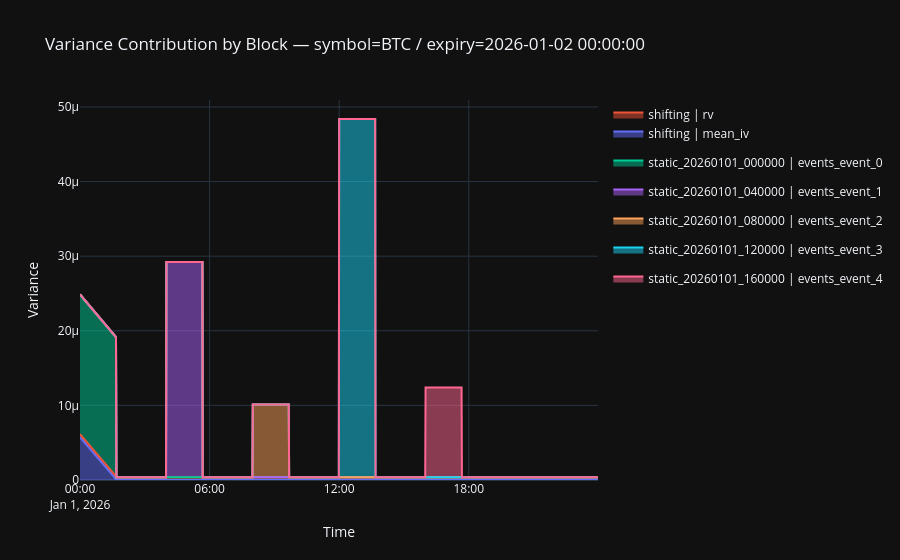

The cell this chart's notebook holds for it:
### Code cell
# Graph 2: Stacked Variance Contribution by Block
fig2 = go.Figure()

for sid in space_ids:
    sp_blocks = rd_filter.filter(pl.col("space_id") == sid)
    for bn in sp_blocks["block_name"].unique().sort().to_list():
        bdata = sp_blocks.filter(pl.col("block_name") == bn).sort("timestamp")
        fig2.add_trace(go.Scatter(
            x=bdata["timestamp"].to_list(),
            y=bdata["var"].to_list(),
            name=f"{sid} | {bn}",
            stackgroup="one",
            legendgroup=sid,
        ))

fig2.update_layout(
    title=f"Variance Contribution by Block — {rd_label}",
    template="plotly_dark",
    xaxis_title="Time",
    yaxis_title="Variance",
)
fig2.show()

### Figure 1 — Plotly figure (JSON) as saved in the notebook; plotly's stock layout.template omitted (floating-point values rounded to 4 significant figures; data arrays with more than 128 entries replaced by an {"elided": "..."} marker saying what was removed)
{"data": [{"legendgroup": "shifting", "name": "shifting | mean_iv", "stackgroup": "one", "type": "scatter", "x": {"elided": "1440 str values"}, "y": {"elided": "1440 float values"}}, {"legendgroup": "shifting", "name": "shifting | rv", "stackgroup": "one", "type": "scatter", "x": {"elided": "1440 str values"}, "y": {"elided": "1440 float values"}}, {"legendgroup": "static_20260101_000000", "name": "static_20260101_000000 | events_event_0", "stackgroup": "one", "type": "scatter", "x": {"elided": "1440 str values"}, "y": {"elided": "1440 float values"}}, {"legendgroup": "static_20260101_040000", "name": "static_20260101_040000 | events_event_1", "stackgroup": "one", "type": "scatter", "x": {"elided": "1440 str values"}, "y": {"elided": "1440 float values"}}, {"legendgroup": "static_20260101_080000", "name": "static_20260101_080000 | events_event_2", "stackgroup": "one", "type": "scatter", "x": {"elided": "1440 str values"}, "y": {"elided": "1440 float values"}}, {"legendgroup": "static_20260101_120000", "name": "static_20260101_120000 | events_event_3", "stackgroup": "one", "type": "scatter", "x": {"elided": "1440 str values"}, "y": {"elided": "1440 float values"}}, {"legendgroup": "static_20260101_160000", "name": "static_20260101_160000 | events_event_4", "stackgroup": "one", "type": "scatter", "x": {"elided": "1440 str values"}, "y": {"elided": "1440 float values"}}], "layout": {"title": {"text": "Variance Contribution by Block — symbol=BTC / expiry=2026-01-02 00:00:00"}, "xaxis": {"title": {"text": "Time"}}, "yaxis": {"title": {"text": "Variance"}}}}
